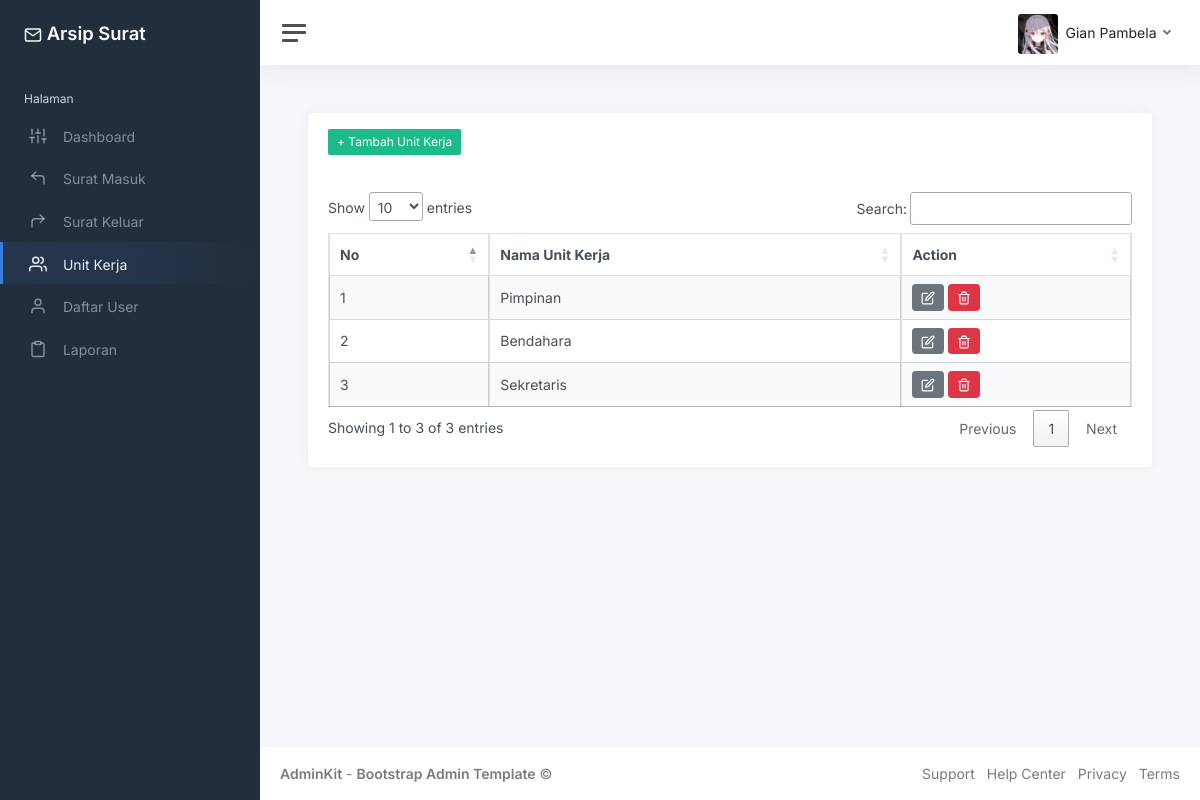
Page /index.php?page=unit_kerja (signed in) on the committed database.
### tables this page shows
CREATE TABLE `unit_kerja` (
  `id_unit_kerja` int(11) NOT NULL,
  `nama_unit_kerja` varchar(128) NOT NULL
);

### unit_kerja.php (the view, shortened to what this page needs)
<div class="row">
	<div class="col-12">
		<div class="card flex-fill">
			<div class="card-header">
				<button data-bs-toggle="modal" data-bs-target="#tambahunitkerja" class="btn btn-success btn-sm">+ Tambah Unit Kerja</button>
			</div>
			<div class="card-body">
				<table class="table table-bordered table-striped table-hover cell-border" id="surat_masuk">
					<thead>
						<tr>
							<th>No</th>
							<th>Nama Unit Kerja</th>
							<th>Action</th>
						</tr>
					</thead>
					<tbody>
						<?php
						$no = 1;
						$query = mysqli_query($koneksi, "SELECT*FROM unit_kerja");
						while ($data = mysqli_fetch_array($query)) {
						?>
							<tr>
								<td><?php echo $no++; ?></td>
								<td><?php echo $data['nama_unit_kerja']; ?></td>
								<td>
									<button data-bs-toggle="modal" data-bs-target="#editunitkerja<?php echo $data['id_unit_kerja'] ?>" class="btn btn-secondary btn-sm rounded"><i data-feather="edit"></i></button>
									<button data-bs-toggle="modal" data-bs-target="#hapusunitkerja<?php echo $data['id_unit_kerja'] ?>" class="btn btn-danger btn-sm rounded"><i data-feather="trash-2"></i></button>
								</td>
							</tr>
						<?php
						}
						?>
					</tbody>
				</table>
			</div>
		</div>
	</div>
</div>

### index.php (shortened to what this page needs)
<!DOCTYPE html>
<html lang="en">
<head>
	<link rel="stylesheet" href="https://cdnjs.cloudflare.com/ajax/libs/twitter-bootstrap/4.5.2/css/bootstrap.min.css" />
		<?php
		$page = isset($_GET['page']) ? $_GET['page'] : 'Dasboard';
		?>
	<link rel="stylesheet" href="https://cdn.datatables.net/1.13.6/css/jquery.dataTables.min.css">
	<link href="css/app.css" rel="stylesheet">
</head>
<body>
	<div class="wrapper">
		<nav id="sidebar" class="sidebar js-sidebar">
			<div class="sidebar-content js-simplebar">
				<a class="sidebar-brand" href="index.php">
					<span class="align-middle"> <i data-feather="mail"></i> Arsip Surat</span>
				</a>
				<ul class="sidebar-nav">
					<li class="sidebar-header">
						Halaman
					</li>
					<li class="sidebar-item
					<?php
					if (empty($_GET['page']) || $page == 'dashboard') {
						echo 'active';
					}
					?>">
						<a class="sidebar-link" href="index.php">
							<i class="align-middle" data-feather="sliders"></i> <span
								class="align-middle">Dashboard</span>
						</a>
					</li>
					<li class="sidebar-item
					<?php
					if ($page == 'surat_masuk'  || $page == 'tambah_surat_masuk' || $page == 'detail_surat_masuk') {
						echo 'active';
					}
					?>
					">
						<a class="sidebar-link" href="?page=surat_masuk">
							<i class="align-middle" data-feather="corner-up-left"></i> <span class="align-middle">Surat Masuk</span>
						</a>
					</li>
					<li class="sidebar-item
					<?php
					if ($page == 'surat_keluar' || $page == 'tambah_surat_keluar' || $page == 'detail_surat_keluar') {
						echo 'active';
					}
					?>
					">
						<a class="sidebar-link" href="?page=surat_keluar">
							<i class="align-middle" data-feather="corner-up-right"></i> <span class="align-middle">Surat Keluar</span>
						</a>
					</li>
					<li class="sidebar-item
					<?php
					if ($page == 'unit_kerja' || $page == 'tambah_unit_kerja' || $page == 'edit_unit_kerja') {
						echo 'active';
					}
					?>
					" <?php if ($_SESSION['user']['hak_akses'] == 'admin') { ?> style="display: none;" <?php } ?>>
						<a class="sidebar-link" href="?page=unit_kerja">
							<i class="align-middle" data-feather="users"></i> <span class="align-middle">Unit Kerja</span>
						</a>
					</li>
					<li class="sidebar-item
					<?php
					if ($page == 'daftar_user' || $page == 'tambah_user' || $page == 'edit_user') {
						echo 'active';
					}
					?>
					" <?php if ($_SESSION['user']['hak_akses'] == 'admin') { ?> style="display: none;" <?php } ?>>
						<a class="sidebar-link" href="?page=daftar_user">
							<i class="align-middle" data-feather="user"></i> <span class="align-middle">Daftar User</span>
						</a>
					</li>
					<li class="sidebar-item
					<?php
					if ($page == 'report') {
						echo 'active';
					}
					?>
					" <?php if ($_SESSION['user']['hak_akses'] == 'admin') { ?> style="display: none;" <?php } ?>>
						<a class="sidebar-link" href="?page=report">
							<i class="align-middle" data-feather="clipboard"></i> <span class="align-middle">Laporan</span>
						</a>
					</li>
				</ul>
			</div>
		</nav>
		<div class="main">
			<nav class="navbar navbar-expand navbar-light navbar-bg">
				<a class="sidebar-toggle js-sidebar-toggle">
					<i class="hamburger align-self-center"></i>
				</a>
				<div class="navbar-collapse collapse">
					<ul class="navbar-nav navbar-align">
						<li class="nav-item dropdown">
							<a class="nav-link dropdown-toggle d-none d-sm-inline-block" href="#"
								data-bs-toggle="dropdown">
								<img src="photo/<?php echo $_SESSION['user']['photo']?>" class="avatar img-fluid rounded me-1" alt="<?php echo $_SESSION['user']['nama_lengkap']; ?>" /> <span
									class="text-dark"><?php echo $_SESSION['user']['nama_lengkap']; ?></span>
							</a>
						</li>
					</ul>
				</div>
			</nav>
			<main class="content">
				<div class="container-fluid p-0">
					<?php
                    $page = isset($_GET['page']) ? $_GET['page'] : 'dashboard' ;
                    include $page . '.php';
                    ?>
			</main>
			<footer class="footer">
				<div class="container-fluid">
					<div class="row text-muted">
						<div class="col-6 text-start">
							<p class="mb-0">
								<a class="text-muted" href="https://adminkit.io/"
									target="_blank"><strong>AdminKit</strong></a> - <a class="text-muted"
									href="https://adminkit.io/" target="_blank"><strong>Bootstrap Admin
										Template</strong></a> &copy;
							</p>
						</div>
						<div class="col-6 text-end">
							<ul class="list-inline">
								<li class="list-inline-item">
									<a class="text-muted" href="https://adminkit.io/" target="_blank">Support</a>
								</li>
								<li class="list-inline-item">
									<a class="text-muted" href="https://adminkit.io/" target="_blank">Help Center</a>
								</li>
								<li class="list-inline-item">
									<a class="text-muted" href="https://adminkit.io/" target="_blank">Privacy</a>
								</li>
								<li class="list-inline-item">
									<a class="text-muted" href="https://adminkit.io/" target="_blank">Terms</a>
								</li>
							</ul>
						</div>
					</div>
				</div>
			</footer>
		</div>
	</div>
</body>
</html>

### rows in the picture
unit_kerja: nama_unit_kerja "Pimpinan"
unit_kerja: nama_unit_kerja "Bendahara"
unit_kerja: nama_unit_kerja "Sekretaris"

### other values in the picture
$_SESSION['user']['nama_lengkap'] "Gian Pambela"
